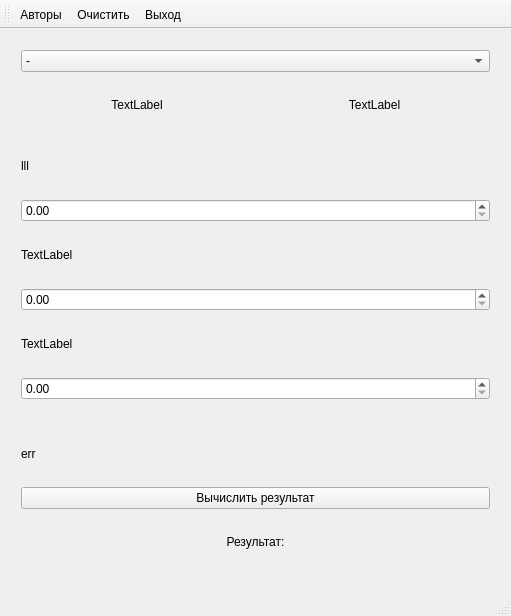
<?xml version="1.0" encoding="UTF-8"?>
<ui version="4.0">
 <class>MainWindow</class>
 <widget class="QMainWindow" name="MainWindow">
  <property name="geometry">
   <rect>
    <x>0</x>
    <y>0</y>
    <width>511</width>
    <height>616</height>
   </rect>
  </property>
  <property name="sizePolicy">
   <sizepolicy hsizetype="Fixed" vsizetype="Fixed">
    <horstretch>0</horstretch>
    <verstretch>0</verstretch>
   </sizepolicy>
  </property>
  <property name="windowTitle">
   <string>MainWindow</string>
  </property>
  <property name="iconSize">
   <size>
    <width>0</width>
    <height>0</height>
   </size>
  </property>
  <widget class="QWidget" name="centralWidget">
   <widget class="QWidget" name="verticalLayoutWidget">
    <property name="geometry">
     <rect>
      <x>10</x>
      <y>10</y>
      <width>491</width>
      <height>541</height>
     </rect>
    </property>
    <layout class="QVBoxLayout" name="verticalLayout">
     <item>
      <widget class="QComboBox" name="comboBox">
       <property name="editable">
        <bool>false</bool>
       </property>
       <property name="currentText">
        <string>-</string>
       </property>
       <item>
        <property name="text">
         <string>-</string>
        </property>
       </item>
       <item>
        <property name="text">
         <string>Квадрат</string>
        </property>
       </item>
       <item>
        <property name="text">
         <string>Прямоугольник</string>
        </property>
       </item>
       <item>
        <property name="text">
         <string>Параллелограмм</string>
        </property>
       </item>
       <item>
        <property name="text">
         <string>Ромб</string>
        </property>
       </item>
       <item>
        <property name="text">
         <string>Треугольник</string>
        </property>
       </item>
       <item>
        <property name="text">
         <string>Трапеция</string>
        </property>
       </item>
       <item>
        <property name="text">
         <string>Круг</string>
        </property>
       </item>
       <item>
        <property name="text">
         <string>Сектор</string>
        </property>
       </item>
      </widget>
     </item>
     <item>
      <layout class="QHBoxLayout" name="horizontalLayout">
       <property name="sizeConstraint">
        <enum>QLayout::SetMinimumSize</enum>
       </property>
       <item>
        <widget class="QLabel" name="PictureLabel">
         <property name="text">
          <string>TextLabel</string>
         </property>
         <property name="alignment">
          <set>Qt::AlignCenter</set>
         </property>
        </widget>
       </item>
       <item>
        <widget class="QLabel" name="FormulaLabel">
         <property name="text">
          <string>TextLabel</string>
         </property>
         <property name="alignment">
          <set>Qt::AlignCenter</set>
         </property>
        </widget>
       </item>
      </layout>
     </item>
     <item>
      <widget class="QLabel" name="arg1_label">
       <property name="enabled">
        <bool>true</bool>
       </property>
       <property name="text">
        <string>lll</string>
       </property>
      </widget>
     </item>
     <item>
      <widget class="QDoubleSpinBox" name="arg1_spinBox"/>
     </item>
     <item>
      <widget class="QLabel" name="arg2_label">
       <property name="enabled">
        <bool>true</bool>
       </property>
       <property name="text">
        <string>TextLabel</string>
       </property>
      </widget>
     </item>
     <item>
      <widget class="QDoubleSpinBox" name="arg2_spinBox"/>
     </item>
     <item>
      <widget class="QLabel" name="arg3_label">
       <property name="text">
        <string>TextLabel</string>
       </property>
      </widget>
     </item>
     <item>
      <widget class="QDoubleSpinBox" name="arg3_spinBox"/>
     </item>
     <item>
      <spacer name="verticalSpacer">
       <property name="orientation">
        <enum>Qt::Vertical</enum>
       </property>
       <property name="sizeType">
        <enum>QSizePolicy::Minimum</enum>
       </property>
       <property name="sizeHint" stdset="0">
        <size>
         <width>10</width>
         <height>20</height>
        </size>
       </property>
      </spacer>
     </item>
     <item>
      <widget class="QLabel" name="err_label">
       <property name="text">
        <string>err</string>
       </property>
      </widget>
     </item>
     <item>
      <widget class="QPushButton" name="calculateResult">
       <property name="text">
        <string>Вычислить результат</string>
       </property>
      </widget>
     </item>
     <item>
      <widget class="QLabel" name="result_label">
       <property name="text">
        <string>Результат:</string>
       </property>
       <property name="alignment">
        <set>Qt::AlignCenter</set>
       </property>
      </widget>
     </item>
    </layout>
   </widget>
  </widget>
  <widget class="QStatusBar" name="statusBar"/>
  <widget class="QToolBar" name="toolBar">
   <property name="windowTitle">
    <string>toolBar</string>
   </property>
   <attribute name="toolBarArea">
    <enum>TopToolBarArea</enum>
   </attribute>
   <attribute name="toolBarBreak">
    <bool>false</bool>
   </attribute>
   <addaction name="actionAuthors"/>
   <addaction name="actionClear"/>
   <addaction name="actionExit"/>
  </widget>
  <action name="actionAuthors">
   <property name="text">
    <string>Авторы</string>
   </property>
  </action>
  <action name="actionClear">
   <property name="text">
    <string>Очистить</string>
   </property>
  </action>
  <action name="actionExit">
   <property name="text">
    <string>Выход</string>
   </property>
  </action>
 </widget>
 <layoutdefault spacing="6" margin="11"/>
 <resources/>
 <connections/>
</ui>
